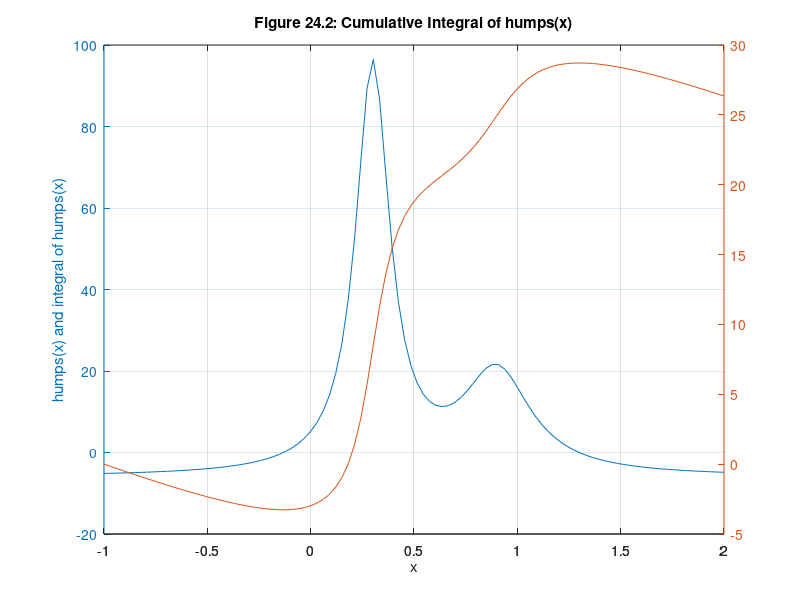

Source code (MATLAB):
% mm2402.m
x = linspace(-1,2,100);
y = humps(x);
z = cumtrapz(x,y);
size(z)
plotyy(x,y,x,z)
grid on
xlabel('x')
ylabel('humps(x) and integral of humps(x)')
title('Figure 24.2: Cumulative Integral of humps(x)')
